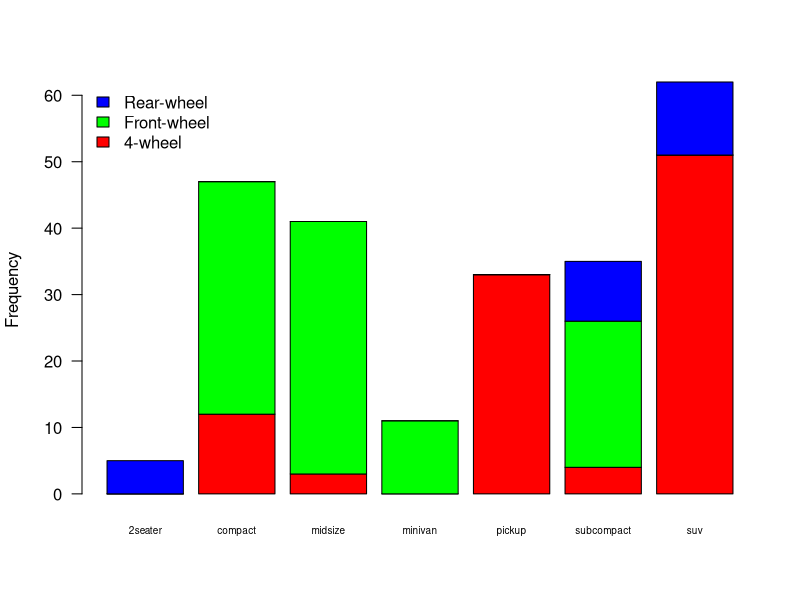
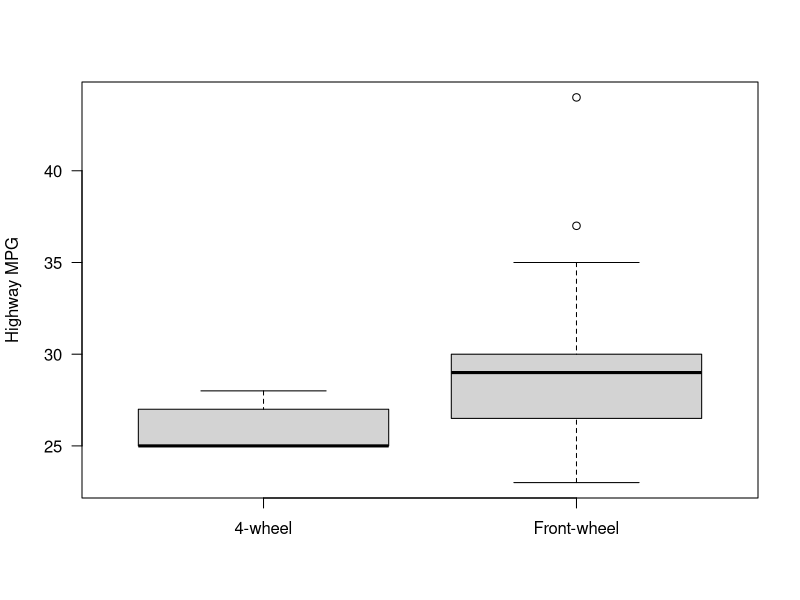
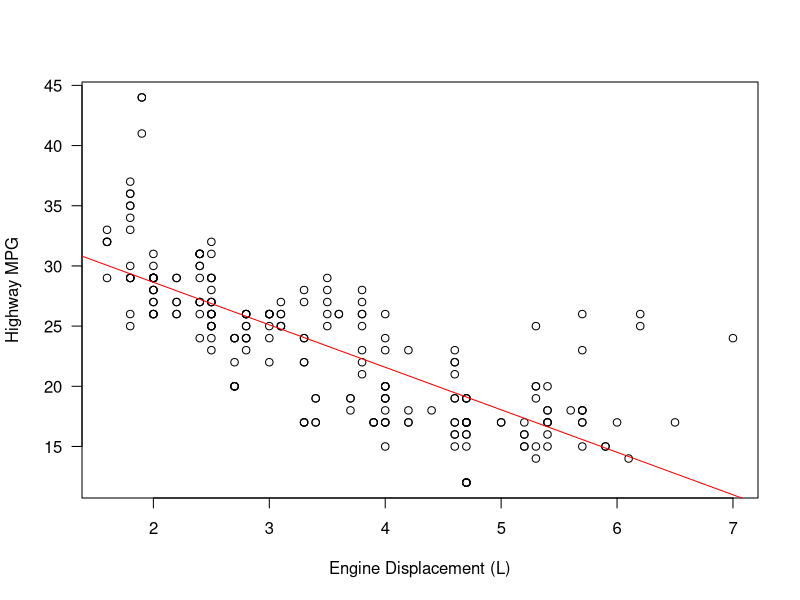
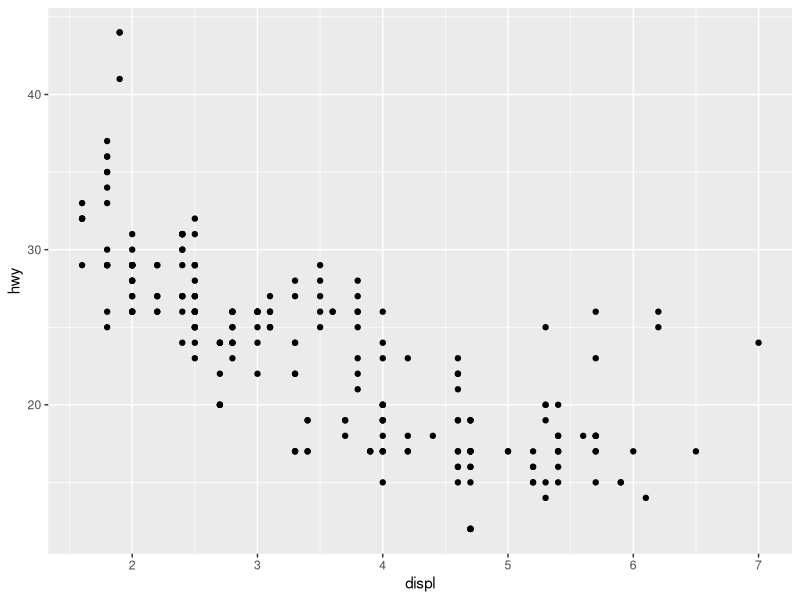
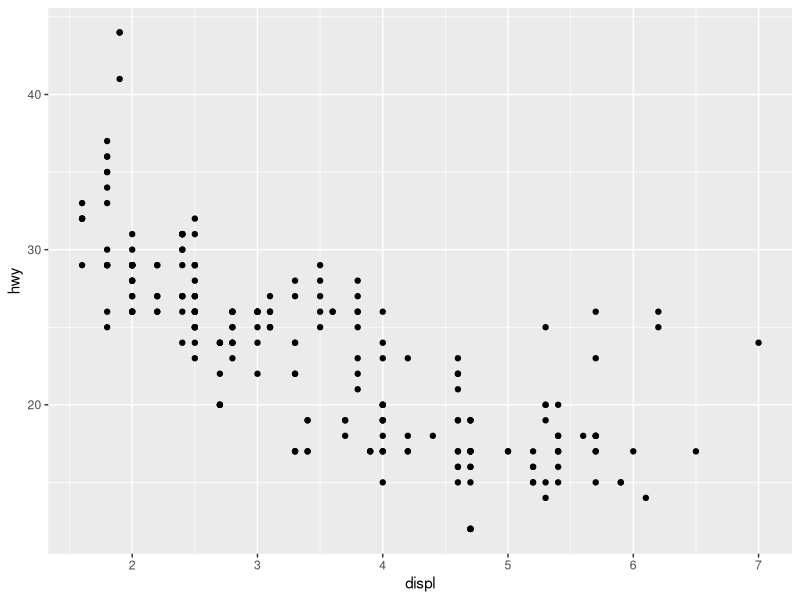
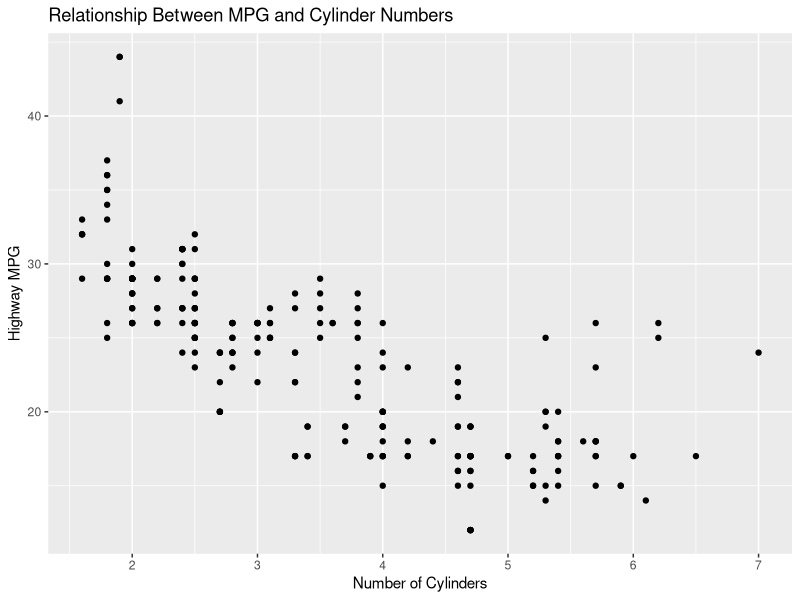
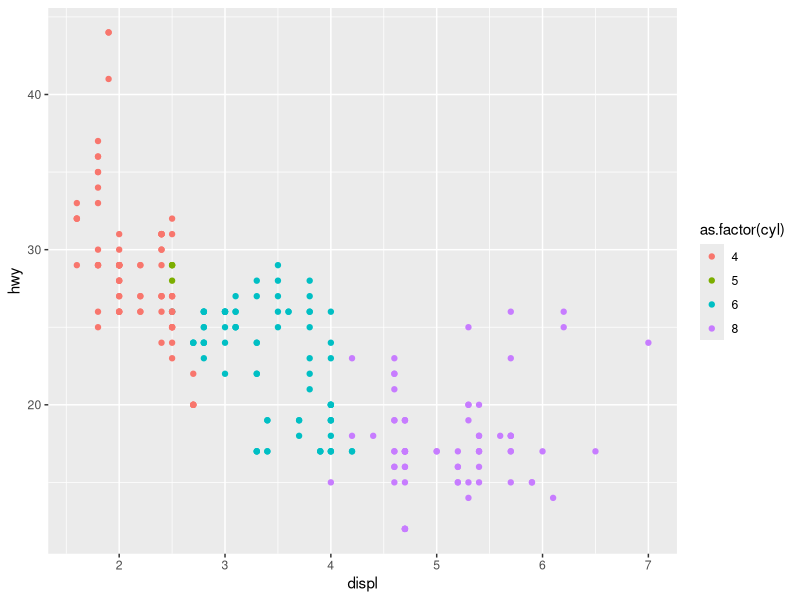
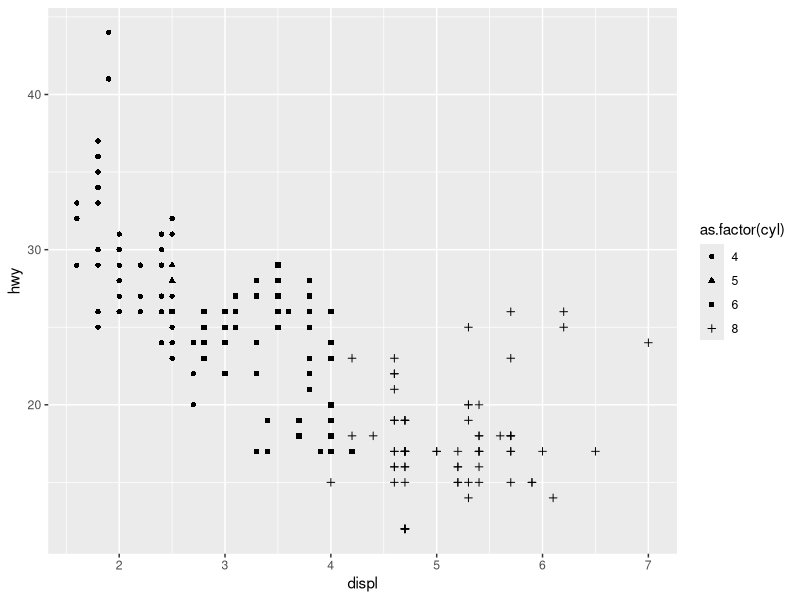

Generate these figures, in order, with R:
install.packages("gridExtra")
# Load data
library(ggplot2)
data("mpg")
# Question 1
F_tab <- table(mpg$drv,  mpg$class)
barplot(F_tab, col = c("red","green", "blue"),
         ylab = "Frequency", las = 1, 
        ylm = c(0, 100),
        legend.text = c ("4-wheel", 
                         "Front-wheel",
                         "Rear-wheel"),
        args.legend = list(x = "topleft", bty = "n"),
        cex.names = 0.6)

# Question 2
# Boxplot of Highway MPG by drivetrain (excluding "r" and only for compact cars)
boxplot(hwy ~ drv, data = mpg, subset = (drv != "r" & class == "compact"), 
        las = 1, ylab = "Highway MPG", xlab = "",
        names = c("4-wheel", "Front-wheel"))  # Question 3

# Question 3
plot(hwy ~ displ, data = mpg, las = 1, 
     xlab = "Engine Displacement (L)", 
     ylab = "Highway MPG", main = "")

# Linear model and regression line
m <- lm(hwy ~ displ, data = mpg)
abline(m, col = "red")
coef(m)

# Load necessary library
library(ggplot2)

# Load data
data("mpg")

# Basic scatter plot
ggplot(data = mpg) + 
        geom_point(mapping = aes(x = displ, y = hwy))

# Alternative code using qplot
qplot(x = displ, y = hwy, data = mpg, geom = "point")

# Scatter plot with labels
ggplot(data = mpg) + 
        geom_point(mapping = aes(x = displ, y = hwy)) + 
        labs(x = "Number of Cylinders", 
             y = "Highway MPG", 
             title = "Relationship Between MPG and Cylinder Numbers")

# Scatter plot colored by number of cylinders
ggplot(data = mpg) + 
        geom_point(mapping = aes(x = displ, y = hwy, color = as.factor(cyl)))

# Scatter plot with different shapes for cylinder categories
ggplot(data = mpg) + 
        geom_point(mapping = aes(x = displ, y = hwy, shape = as.factor(cyl)))

# Scatter plot with size mapped to number of cylinders
ggplot(data = mpg) + 
        geom_point(mapping = aes(x = displ, y = hwy, size = cyl))

# Scatter plot with alpha transparency based on number of cylinders
ggplot(data = mpg) + 
        geom_point(mapping = aes(x = displ, y = hwy, alpha = cyl))

# Scatter plot colored by vehicle class with a custom color scale
ggplot(data = mpg) + 
        geom_point(mapping = aes(x = displ, y = hwy, color = class)) +
        scale_color_brewer(palette = "Set1")

# Scatter plot colored by number of cylinders using a distiller scale
ggplot(data = mpg) + 
        geom_point(mapping = aes(x = displ, y = hwy, color = cyl)) +
        scale_colour_distiller(palette = "Blues", direction = 1)

# Scatter plot with multiple aesthetics
ggplot(data = mpg) + 
        geom_point(mapping = aes(x = displ, y = hwy, color = cty, 
                                 size = as.factor(cyl), shape = class)) +
        scale_colour_distiller(palette = "Reds", direction = 1)

# Faceted scatter plot by class (2 rows)
ggplot(data = mpg) + 
        geom_point(mapping = aes(x = displ, y = hwy)) + 
        facet_wrap(~class, nrow = 2)

# Faceted scatter plot using grid layout (columns based on class)
ggplot(data = mpg) + 
        geom_point(mapping = aes(x = displ, y = hwy)) + 
        facet_grid(. ~ class)

# Faceted scatter plot with rows based on class
ggplot(data = mpg) + 
        geom_point(mapping = aes(x = displ, y = hwy)) + 
        facet_grid(class ~ .)

# Faceted scatter plot by number of cylinders and drivetrain
ggplot(data = mpg) + 
        geom_point(mapping = aes(x = displ, y = hwy)) + 
        facet_grid(cyl ~ drv)

# Faceted scatter plot by number of cylinders with custom labels
ggplot(data = mpg) + 
        geom_point(mapping = aes(x = displ, y = hwy, color = as.factor(cyl))) +
        facet_wrap(~ cyl, nrow = 2) +
        labs(x = "Displacement (Liter)", 
             y = "Highway Miles per Gallon", 
             color = "Number of Cylinders")

